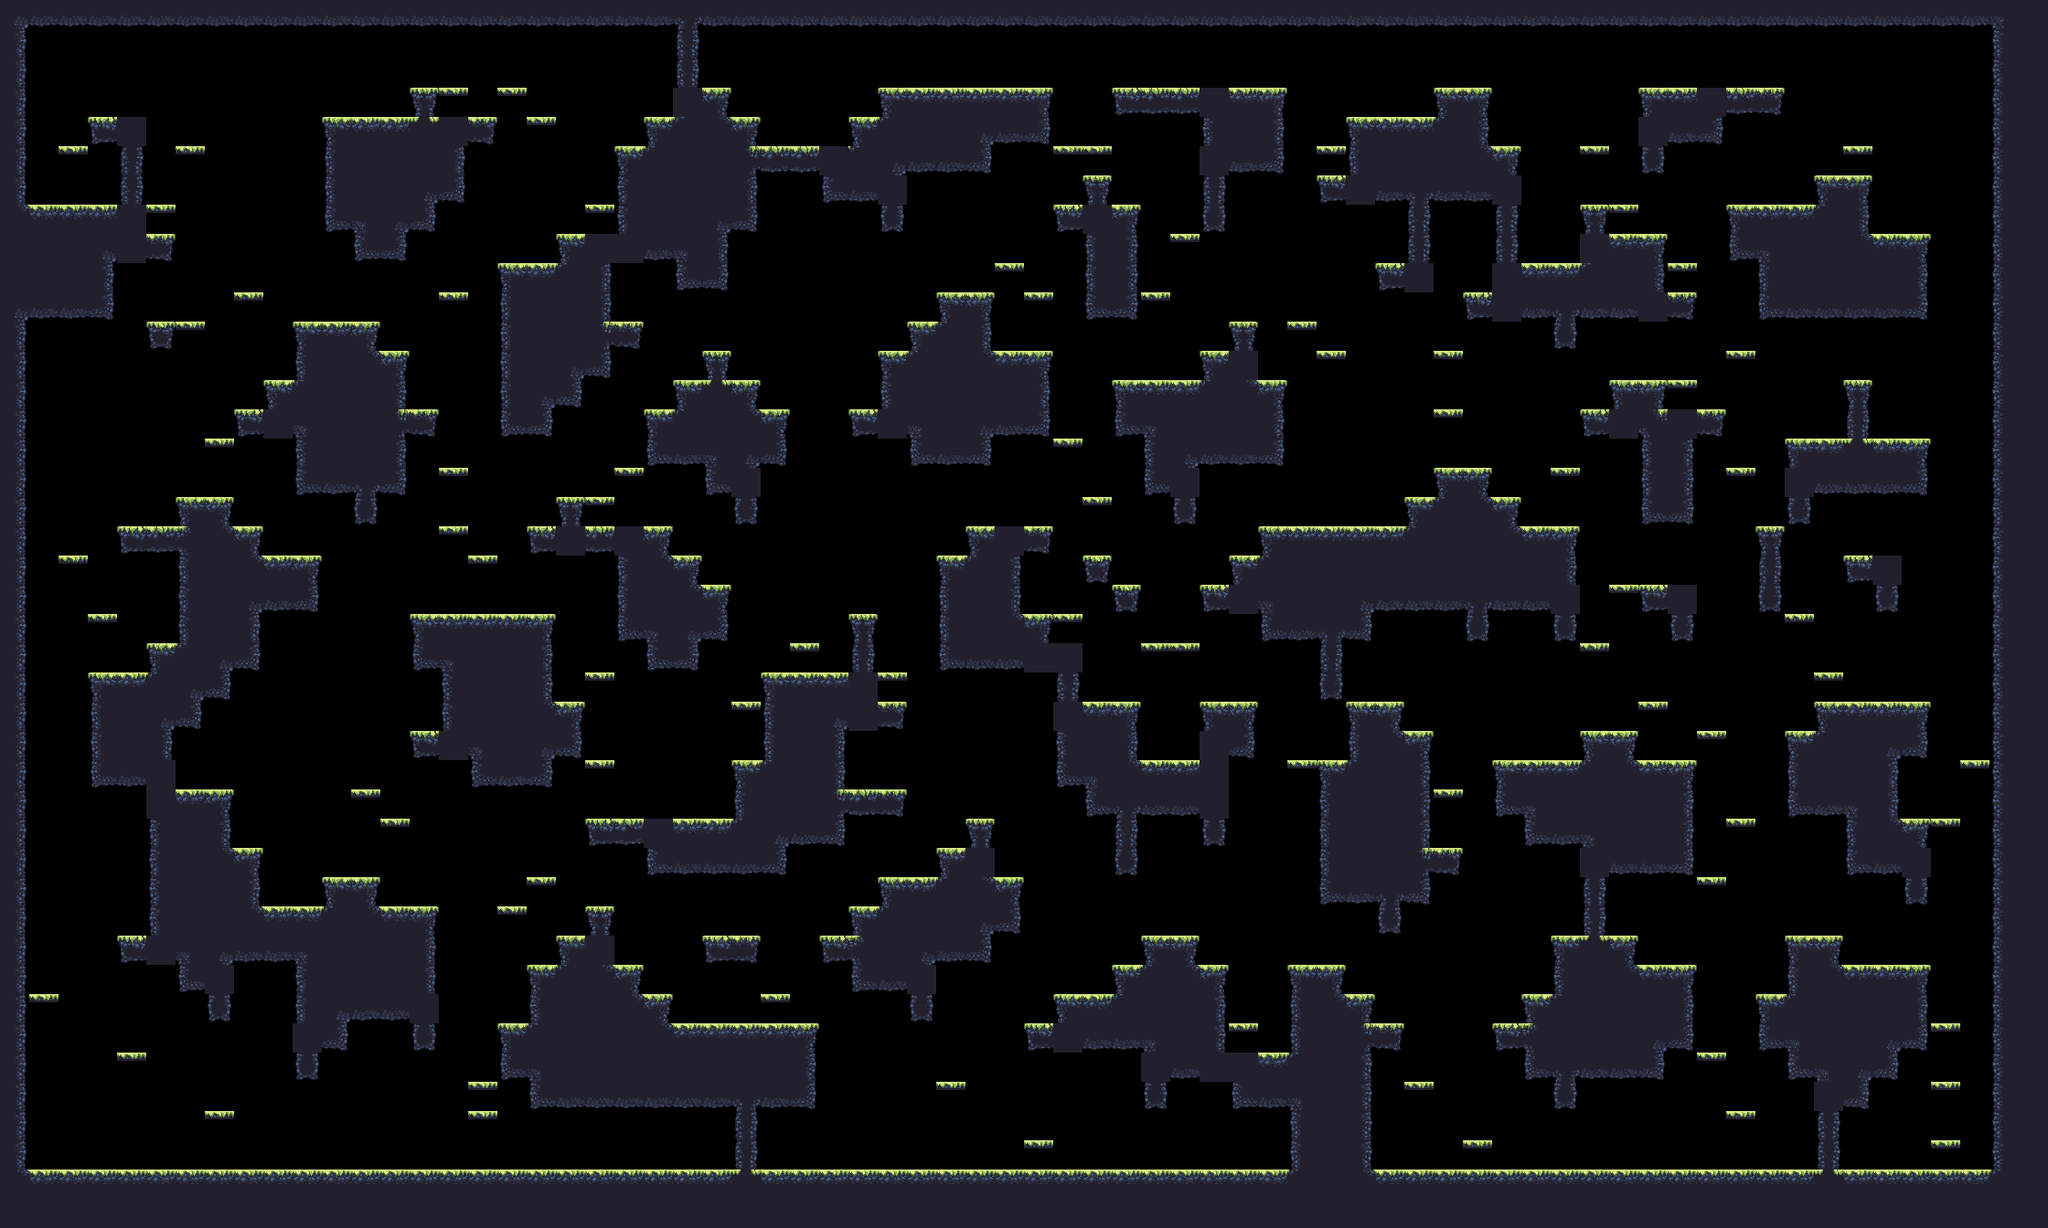

The image is a tile-based game level rendered from a .tmx file. Its description and source (layers, tilesets, objects; grid data summarised) follow:
An orthogonal 70x42 tile map with 32x32 px tiles, 1 tile layer (main) and 17 objects (9x spawn, spawnPlayer0, spawnCrown0, spawnPlayer1, spawnCrown1, ...).

<map compressionlevel="0" height="42" infinite="0" nextlayerid="3" nextobjectid="4" orientation="orthogonal" renderorder="right-down" tiledversion="1.3.2" tileheight="32" tilewidth="32" version="1.2" width="70">
 <tileset firstgid="1" source="forest_summer_tile_set.tsx" />
 <layer height="42" id="1" name="main" width="70">
  <data>[2940 cells, 1287 non-empty, 26 distinct tile ids]</data>
 </layer>
 <objectgroup id="2" name="objects"><object id="1" name="spawnPlayer0" x="64" y="176.0" /><object id="2" name="spawnCrown0" x="160" y="80.0" /><object id="3" name="spawnPlayer1" x="2016" y="144.0" /><object id="4" name="spawnCrown1" x="2112" y="208.0" /><object id="5" name="spawnPlayer2" x="96" y="1232.0" /><object id="6" name="spawnCrown2" x="64" y="1232.0" /><object id="7" name="spawnPlayer3" x="2112" y="1232.0" /><object id="8" name="spawnCrown3" x="2080" y="1232.0" /><object id="9" name="spawn" x="1792" y="1232.0" /><object id="10" name="spawn" x="704" y="848.0" /><object id="11" name="spawn" x="1920" y="176.0" /><object id="12" name="spawn" x="2048" y="1008.0" /><object id="13" name="spawn" x="1248" y="592.0" /><object id="14" name="spawn" x="928" y="1232.0" /><object id="15" name="spawn" x="1280" y="784.0" /><object id="16" name="spawn" x="1824" y="784.0" /><object id="17" name="spawn" x="1056" y="848.0" /></objectgroup></map>
